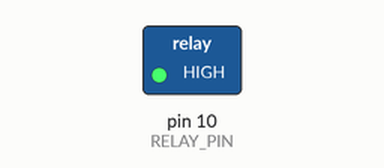
A sketch run on a simulated Arduino Uno, built with avr-gcc and run on an emulated ATmega328P. On the bench: switched loads named in the sketch (green lamp = pin HIGH). Dashed ring = blinking.

Above: at 0.5 s.
Timing chart, 0 to 4.6 s (numbered marks = the images above):
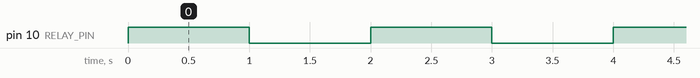

Measured:
- by itself, pin 10 (RELAY_PIN): alternates HIGH for 1.0 s and LOW for 1.0 s

The sketch:

Relay.ino
```cpp
#define RELAY_PIN 10

void setup() {
	pinMode(RELAY_PIN, OUTPUT);
}

void loop() {
    // Turn on the relay
	digitalWrite(RELAY_PIN, HIGH);
	delay(1000); // delay
    // Turn off the relay
	digitalWrite(RELAY_PIN, LOW);
	delay(1000); // delay
}
```
